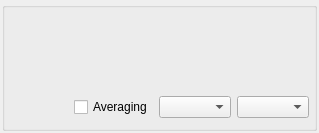
<?xml version="1.0" encoding="UTF-8"?>
<ui version="4.0">
 <class>ScopePaneForm</class>
 <widget class="QWidget" name="ScopePaneForm">
  <property name="geometry">
   <rect>
    <x>0</x>
    <y>0</y>
    <width>319</width>
    <height>133</height>
   </rect>
  </property>
  <property name="windowTitle">
   <string>Form1</string>
  </property>
  <layout class="QGridLayout">
   <property name="margin">
    <number>2</number>
   </property>
   <item row="0" column="0">
    <widget class="QGroupBox" name="groupBox">
     <layout class="QGridLayout">
      <property name="margin">
       <number>5</number>
      </property>
      <item row="0" column="0" colspan="4">
       <widget class="QLabel" name="scopeArea">
        <property name="sizePolicy">
         <sizepolicy hsizetype="Preferred" vsizetype="Expanding">
          <horstretch>0</horstretch>
          <verstretch>0</verstretch>
         </sizepolicy>
        </property>
        <property name="text">
         <string/>
        </property>
        <property name="wordWrap">
         <bool>false</bool>
        </property>
       </widget>
      </item>
      <item row="1" column="1">
       <widget class="QCheckBox" name="averageCheckBox">
        <property name="toolTip">
         <string>Enable/disable data averaging</string>
        </property>
        <property name="text">
         <string>Averaging</string>
        </property>
       </widget>
      </item>
      <item row="1" column="0">
       <spacer name="spacer1">
        <property name="orientation">
         <enum>Qt::Horizontal</enum>
        </property>
        <property name="sizeType">
         <enum>QSizePolicy::Expanding</enum>
        </property>
        <property name="sizeHint" stdset="0">
         <size>
          <width>240</width>
          <height>31</height>
         </size>
        </property>
       </spacer>
      </item>
      <item row="1" column="2">
       <widget class="QComboBox" name="horizComboBox">
        <property name="toolTip">
         <string>Select a horizontal scale</string>
        </property>
       </widget>
      </item>
      <item row="1" column="3">
       <widget class="QComboBox" name="vertComboBox">
        <property name="toolTip">
         <string>Select a vertical scale (amplification)</string>
        </property>
       </widget>
      </item>
     </layout>
    </widget>
   </item>
  </layout>
 </widget>
 <layoutdefault spacing="6" margin="11"/>
 <pixmapfunction>qPixmapFromMimeSource</pixmapfunction>
 <resources/>
 <connections/>
</ui>
